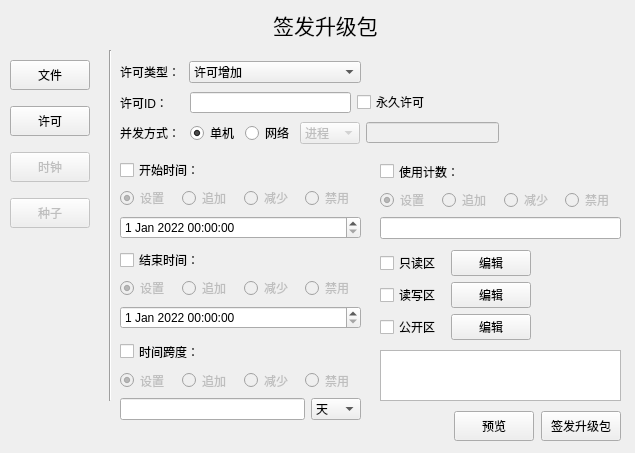
<?xml version="1.0" encoding="UTF-8"?>
<ui version="4.0">
 <class>LicenseView</class>
 <widget class="QWidget" name="LicenseView">
  <property name="geometry">
   <rect>
    <x>0</x>
    <y>0</y>
    <width>635</width>
    <height>453</height>
   </rect>
  </property>
  <property name="minimumSize">
   <size>
    <width>635</width>
    <height>453</height>
   </size>
  </property>
  <property name="maximumSize">
   <size>
    <width>635</width>
    <height>453</height>
   </size>
  </property>
  <property name="windowTitle">
   <string>Widget</string>
  </property>
  <widget class="QLabel" name="label">
   <property name="geometry">
    <rect>
     <x>40</x>
     <y>0</y>
     <width>571</width>
     <height>51</height>
    </rect>
   </property>
   <property name="text">
    <string>&lt;html&gt;&lt;head/&gt;&lt;body&gt;&lt;p align=&quot;center&quot;&gt;&lt;span style=&quot; font-size:16pt;&quot;&gt;签发升级包&lt;/span&gt;&lt;/p&gt;&lt;/body&gt;&lt;/html&gt;</string>
   </property>
  </widget>
  <widget class="Line" name="line">
   <property name="geometry">
    <rect>
     <x>100</x>
     <y>50</y>
     <width>20</width>
     <height>351</height>
    </rect>
   </property>
   <property name="orientation">
    <enum>Qt::Vertical</enum>
   </property>
  </widget>
  <widget class="QWidget" name="layoutWidget_2">
   <property name="geometry">
    <rect>
     <x>120</x>
     <y>340</y>
     <width>241</width>
     <height>80</height>
    </rect>
   </property>
   <layout class="QVBoxLayout" name="TimeSpanLayout">
    <item>
     <widget class="QCheckBox" name="timeSpanCheckBox">
      <property name="text">
       <string>时间跨度：</string>
      </property>
     </widget>
    </item>
    <item>
     <layout class="QHBoxLayout" name="horizontalLayout_7">
      <item>
       <widget class="QRadioButton" name="timeSpanSetRadioButton">
        <property name="enabled">
         <bool>false</bool>
        </property>
        <property name="text">
         <string>设置</string>
        </property>
        <property name="checked">
         <bool>true</bool>
        </property>
       </widget>
      </item>
      <item>
       <widget class="QRadioButton" name="timeSpanAddRadioButton">
        <property name="enabled">
         <bool>false</bool>
        </property>
        <property name="text">
         <string>追加</string>
        </property>
       </widget>
      </item>
      <item>
       <widget class="QRadioButton" name="timeSpanSubRadioButton">
        <property name="enabled">
         <bool>false</bool>
        </property>
        <property name="text">
         <string>减少</string>
        </property>
       </widget>
      </item>
      <item>
       <widget class="QRadioButton" name="timeSpanBanRadioButton">
        <property name="enabled">
         <bool>false</bool>
        </property>
        <property name="text">
         <string>禁用</string>
        </property>
       </widget>
      </item>
     </layout>
    </item>
    <item>
     <layout class="QHBoxLayout" name="horizontalLayout_8">
      <item>
       <widget class="QLineEdit" name="timeSpanLineEdit"/>
      </item>
      <item>
       <widget class="QComboBox" name="timeSpanComboBox">
        <property name="minimumSize">
         <size>
          <width>50</width>
          <height>0</height>
         </size>
        </property>
        <property name="maximumSize">
         <size>
          <width>50</width>
          <height>16777215</height>
         </size>
        </property>
        <item>
         <property name="text">
          <string>天</string>
         </property>
        </item>
        <item>
         <property name="text">
          <string>秒</string>
         </property>
        </item>
       </widget>
      </item>
     </layout>
    </item>
   </layout>
  </widget>
  <widget class="QWidget" name="layoutWidget_5">
   <property name="geometry">
    <rect>
     <x>120</x>
     <y>250</y>
     <width>241</width>
     <height>79</height>
    </rect>
   </property>
   <layout class="QVBoxLayout" name="OverTimeLayout">
    <item>
     <widget class="QCheckBox" name="overTimeCheckBox">
      <property name="minimumSize">
       <size>
        <width>239</width>
        <height>20</height>
       </size>
      </property>
      <property name="maximumSize">
       <size>
        <width>239</width>
        <height>20</height>
       </size>
      </property>
      <property name="text">
       <string>结束时间：</string>
      </property>
     </widget>
    </item>
    <item>
     <layout class="QHBoxLayout" name="horizontalLayout_12">
      <item>
       <widget class="QRadioButton" name="overTimeSetRadioButton">
        <property name="enabled">
         <bool>false</bool>
        </property>
        <property name="text">
         <string>设置</string>
        </property>
        <property name="checked">
         <bool>true</bool>
        </property>
       </widget>
      </item>
      <item>
       <widget class="QRadioButton" name="overTimeAddRadioButton">
        <property name="enabled">
         <bool>false</bool>
        </property>
        <property name="text">
         <string>追加</string>
        </property>
       </widget>
      </item>
      <item>
       <widget class="QRadioButton" name="overTimeSubRadioButton">
        <property name="enabled">
         <bool>false</bool>
        </property>
        <property name="text">
         <string>减少</string>
        </property>
       </widget>
      </item>
      <item>
       <widget class="QRadioButton" name="overTimeBanRadioButton">
        <property name="enabled">
         <bool>false</bool>
        </property>
        <property name="text">
         <string>禁用</string>
        </property>
       </widget>
      </item>
     </layout>
    </item>
    <item>
     <layout class="QHBoxLayout" name="horizontalLayout_13">
      <item>
       <widget class="QDateTimeEdit" name="endDateTimeEdit">
        <property name="dateTime">
         <datetime>
          <hour>0</hour>
          <minute>0</minute>
          <second>0</second>
          <year>2022</year>
          <month>1</month>
          <day>1</day>
         </datetime>
        </property>
       </widget>
      </item>
     </layout>
    </item>
   </layout>
  </widget>
  <widget class="QWidget" name="layoutWidget_6">
   <property name="geometry">
    <rect>
     <x>380</x>
     <y>160</y>
     <width>241</width>
     <height>79</height>
    </rect>
   </property>
   <layout class="QVBoxLayout" name="UseCountLayout">
    <item>
     <widget class="QCheckBox" name="useCountCheckBox">
      <property name="text">
       <string>使用计数：</string>
      </property>
     </widget>
    </item>
    <item>
     <layout class="QHBoxLayout" name="horizontalLayout_14">
      <item>
       <widget class="QRadioButton" name="useCountSetRadioButton">
        <property name="enabled">
         <bool>false</bool>
        </property>
        <property name="text">
         <string>设置</string>
        </property>
        <property name="checked">
         <bool>true</bool>
        </property>
       </widget>
      </item>
      <item>
       <widget class="QRadioButton" name="useCountAddRadioButton">
        <property name="enabled">
         <bool>false</bool>
        </property>
        <property name="text">
         <string>追加</string>
        </property>
       </widget>
      </item>
      <item>
       <widget class="QRadioButton" name="useCountSubRadioButton">
        <property name="enabled">
         <bool>false</bool>
        </property>
        <property name="text">
         <string>减少</string>
        </property>
       </widget>
      </item>
      <item>
       <widget class="QRadioButton" name="useCountBanRadioButton">
        <property name="enabled">
         <bool>false</bool>
        </property>
        <property name="text">
         <string>禁用</string>
        </property>
       </widget>
      </item>
     </layout>
    </item>
    <item>
     <layout class="QHBoxLayout" name="horizontalLayout_15">
      <item>
       <widget class="QLineEdit" name="useCountLineEdit"/>
      </item>
     </layout>
    </item>
   </layout>
  </widget>
  <widget class="QWidget" name="layoutWidget">
   <property name="geometry">
    <rect>
     <x>10</x>
     <y>50</y>
     <width>82</width>
     <height>189</height>
    </rect>
   </property>
   <layout class="QVBoxLayout" name="verticalLayout">
    <item>
     <widget class="QPushButton" name="fileButton">
      <property name="minimumSize">
       <size>
        <width>80</width>
        <height>30</height>
       </size>
      </property>
      <property name="maximumSize">
       <size>
        <width>80</width>
        <height>30</height>
       </size>
      </property>
      <property name="text">
       <string>文件</string>
      </property>
     </widget>
    </item>
    <item>
     <widget class="QPushButton" name="licenseButton">
      <property name="minimumSize">
       <size>
        <width>80</width>
        <height>30</height>
       </size>
      </property>
      <property name="maximumSize">
       <size>
        <width>80</width>
        <height>30</height>
       </size>
      </property>
      <property name="text">
       <string>许可</string>
      </property>
     </widget>
    </item>
    <item>
     <widget class="QPushButton" name="clockButton">
      <property name="enabled">
       <bool>false</bool>
      </property>
      <property name="minimumSize">
       <size>
        <width>80</width>
        <height>30</height>
       </size>
      </property>
      <property name="maximumSize">
       <size>
        <width>80</width>
        <height>30</height>
       </size>
      </property>
      <property name="text">
       <string>时钟</string>
      </property>
     </widget>
    </item>
    <item>
     <widget class="QPushButton" name="seedButton">
      <property name="enabled">
       <bool>false</bool>
      </property>
      <property name="minimumSize">
       <size>
        <width>80</width>
        <height>30</height>
       </size>
      </property>
      <property name="maximumSize">
       <size>
        <width>80</width>
        <height>30</height>
       </size>
      </property>
      <property name="text">
       <string>种子</string>
      </property>
     </widget>
    </item>
   </layout>
  </widget>
  <widget class="QWidget" name="layoutWidget">
   <property name="geometry">
    <rect>
     <x>453</x>
     <y>410</y>
     <width>171</width>
     <height>32</height>
    </rect>
   </property>
   <layout class="QHBoxLayout" name="SureLayout">
    <item>
     <widget class="QPushButton" name="previewButton">
      <property name="minimumSize">
       <size>
        <width>80</width>
        <height>30</height>
       </size>
      </property>
      <property name="maximumSize">
       <size>
        <width>80</width>
        <height>30</height>
       </size>
      </property>
      <property name="text">
       <string>预览</string>
      </property>
     </widget>
    </item>
    <item>
     <widget class="QPushButton" name="signButton">
      <property name="minimumSize">
       <size>
        <width>80</width>
        <height>30</height>
       </size>
      </property>
      <property name="maximumSize">
       <size>
        <width>80</width>
        <height>30</height>
       </size>
      </property>
      <property name="text">
       <string>签发升级包</string>
      </property>
     </widget>
    </item>
   </layout>
  </widget>
  <widget class="QWidget" name="layoutWidget">
   <property name="geometry">
    <rect>
     <x>120</x>
     <y>160</y>
     <width>241</width>
     <height>79</height>
    </rect>
   </property>
   <layout class="QVBoxLayout" name="StartTimeLayout">
    <item>
     <widget class="QCheckBox" name="startTimeCheckBox">
      <property name="minimumSize">
       <size>
        <width>239</width>
        <height>20</height>
       </size>
      </property>
      <property name="maximumSize">
       <size>
        <width>239</width>
        <height>20</height>
       </size>
      </property>
      <property name="text">
       <string>开始时间：</string>
      </property>
     </widget>
    </item>
    <item>
     <layout class="QHBoxLayout" name="horizontalLayout_5">
      <item>
       <widget class="QRadioButton" name="startTimeSetRadioButton">
        <property name="enabled">
         <bool>false</bool>
        </property>
        <property name="text">
         <string>设置</string>
        </property>
        <property name="checked">
         <bool>true</bool>
        </property>
       </widget>
      </item>
      <item>
       <widget class="QRadioButton" name="startTimeAddRadioButton">
        <property name="enabled">
         <bool>false</bool>
        </property>
        <property name="text">
         <string>追加</string>
        </property>
       </widget>
      </item>
      <item>
       <widget class="QRadioButton" name="startTimeSubRadioButton">
        <property name="enabled">
         <bool>false</bool>
        </property>
        <property name="text">
         <string>减少</string>
        </property>
       </widget>
      </item>
      <item>
       <widget class="QRadioButton" name="startTimeBanRadioButton">
        <property name="enabled">
         <bool>false</bool>
        </property>
        <property name="text">
         <string>禁用</string>
        </property>
       </widget>
      </item>
     </layout>
    </item>
    <item>
     <layout class="QHBoxLayout" name="horizontalLayout_6">
      <item>
       <widget class="QDateTimeEdit" name="startDateTimeEdit">
        <property name="dateTime">
         <datetime>
          <hour>0</hour>
          <minute>0</minute>
          <second>0</second>
          <year>2022</year>
          <month>1</month>
          <day>1</day>
         </datetime>
        </property>
       </widget>
      </item>
     </layout>
    </item>
   </layout>
  </widget>
  <widget class="QWidget" name="layoutWidget">
   <property name="geometry">
    <rect>
     <x>120</x>
     <y>60</y>
     <width>241</width>
     <height>24</height>
    </rect>
   </property>
   <layout class="QHBoxLayout" name="LicenseTypeLayout">
    <item>
     <widget class="QLabel" name="label_2">
      <property name="minimumSize">
       <size>
        <width>63</width>
        <height>20</height>
       </size>
      </property>
      <property name="maximumSize">
       <size>
        <width>63</width>
        <height>20</height>
       </size>
      </property>
      <property name="text">
       <string>许可类型：</string>
      </property>
     </widget>
    </item>
    <item>
     <widget class="QComboBox" name="licenseTypeComboBox">
      <item>
       <property name="text">
        <string>许可增加</string>
       </property>
      </item>
      <item>
       <property name="text">
        <string>许可更新</string>
       </property>
      </item>
      <item>
       <property name="text">
        <string>许可删除</string>
       </property>
      </item>
      <item>
       <property name="text">
        <string>锁定所有许可</string>
       </property>
      </item>
      <item>
       <property name="text">
        <string>解锁所有许可</string>
       </property>
      </item>
      <item>
       <property name="text">
        <string>删除所有许可</string>
       </property>
      </item>
     </widget>
    </item>
   </layout>
  </widget>
  <widget class="QWidget" name="layoutWidget">
   <property name="geometry">
    <rect>
     <x>120</x>
     <y>120</y>
     <width>379</width>
     <height>26</height>
    </rect>
   </property>
   <layout class="QHBoxLayout" name="ConcurrentManerLayout">
    <item>
     <layout class="QHBoxLayout" name="horizontalLayout_17">
      <item>
       <widget class="QLabel" name="concurrentManerLabel">
        <property name="text">
         <string>并发方式：</string>
        </property>
       </widget>
      </item>
      <item>
       <layout class="QHBoxLayout" name="concurrentManerRadioButtonLayout">
        <item>
         <widget class="QRadioButton" name="singleRadioButton">
          <property name="tabletTracking">
           <bool>false</bool>
          </property>
          <property name="acceptDrops">
           <bool>false</bool>
          </property>
          <property name="autoFillBackground">
           <bool>false</bool>
          </property>
          <property name="text">
           <string>单机</string>
          </property>
          <property name="checkable">
           <bool>true</bool>
          </property>
          <property name="checked">
           <bool>true</bool>
          </property>
         </widget>
        </item>
        <item>
         <widget class="QRadioButton" name="networkRadioButton">
          <property name="text">
           <string>网络</string>
          </property>
         </widget>
        </item>
       </layout>
      </item>
     </layout>
    </item>
    <item>
     <layout class="QHBoxLayout" name="horizontalLayout_16">
      <item>
       <widget class="QComboBox" name="concurrentManerComboBox">
        <property name="enabled">
         <bool>false</bool>
        </property>
        <property name="minimumSize">
         <size>
          <width>60</width>
          <height>0</height>
         </size>
        </property>
        <property name="maximumSize">
         <size>
          <width>60</width>
          <height>16777215</height>
         </size>
        </property>
        <item>
         <property name="text">
          <string>进程</string>
         </property>
        </item>
        <item>
         <property name="text">
          <string>会话</string>
         </property>
        </item>
       </widget>
      </item>
      <item>
       <widget class="QLineEdit" name="concurrentManerLineEdit">
        <property name="enabled">
         <bool>false</bool>
        </property>
        <property name="minimumSize">
         <size>
          <width>133</width>
          <height>21</height>
         </size>
        </property>
        <property name="maximumSize">
         <size>
          <width>133</width>
          <height>21</height>
         </size>
        </property>
       </widget>
      </item>
     </layout>
    </item>
   </layout>
  </widget>
  <widget class="QWidget" name="layoutWidget">
   <property name="geometry">
    <rect>
     <x>380</x>
     <y>250</y>
     <width>151</width>
     <height>92</height>
    </rect>
   </property>
   <layout class="QVBoxLayout" name="DataLayout">
    <item>
     <layout class="QHBoxLayout" name="horizontalLayout_4">
      <item>
       <widget class="QCheckBox" name="readonlyCheckBox">
        <property name="text">
         <string>只读区</string>
        </property>
       </widget>
      </item>
      <item>
       <widget class="QPushButton" name="readonlyButton">
        <property name="text">
         <string>编辑</string>
        </property>
       </widget>
      </item>
     </layout>
    </item>
    <item>
     <layout class="QHBoxLayout" name="horizontalLayout_9">
      <item>
       <widget class="QCheckBox" name="readWriteCheckBox">
        <property name="text">
         <string>读写区</string>
        </property>
       </widget>
      </item>
      <item>
       <widget class="QPushButton" name="readWriteButton">
        <property name="text">
         <string>编辑</string>
        </property>
       </widget>
      </item>
     </layout>
    </item>
    <item>
     <layout class="QHBoxLayout" name="publicLayout">
      <item>
       <widget class="QCheckBox" name="publicCheckBox">
        <property name="text">
         <string>公开区</string>
        </property>
       </widget>
      </item>
      <item>
       <widget class="QPushButton" name="publicButton">
        <property name="text">
         <string>编辑</string>
        </property>
       </widget>
      </item>
     </layout>
    </item>
   </layout>
  </widget>
  <widget class="QTextEdit" name="previewTextEdit">
   <property name="geometry">
    <rect>
     <x>380</x>
     <y>350</y>
     <width>241</width>
     <height>51</height>
    </rect>
   </property>
  </widget>
  <widget class="QWidget" name="layoutWidget">
   <property name="geometry">
    <rect>
     <x>120</x>
     <y>90</y>
     <width>309</width>
     <height>25</height>
    </rect>
   </property>
   <layout class="QHBoxLayout" name="horizontalLayout_2">
    <item>
     <layout class="QHBoxLayout" name="horizontalLayout">
      <item>
       <widget class="QLabel" name="licenseIDLabel">
        <property name="text">
         <string>许可ID：</string>
        </property>
       </widget>
      </item>
      <item>
       <widget class="QLineEdit" name="licenseIDLineEdit">
        <property name="minimumSize">
         <size>
          <width>161</width>
          <height>21</height>
         </size>
        </property>
        <property name="maximumSize">
         <size>
          <width>161</width>
          <height>21</height>
         </size>
        </property>
       </widget>
      </item>
     </layout>
    </item>
    <item>
     <widget class="QCheckBox" name="perpetualLicenseCheckBox">
      <property name="minimumSize">
       <size>
        <width>72</width>
        <height>20</height>
       </size>
      </property>
      <property name="maximumSize">
       <size>
        <width>72</width>
        <height>20</height>
       </size>
      </property>
      <property name="text">
       <string>永久许可</string>
      </property>
     </widget>
    </item>
   </layout>
  </widget>
 </widget>
 <resources/>
 <connections/>
</ui>
